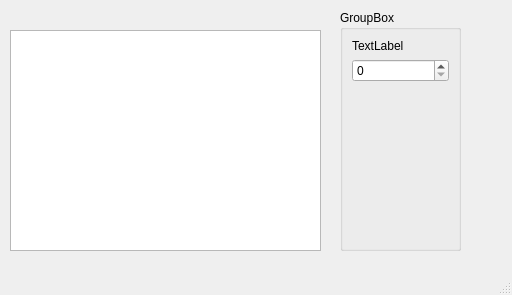
<?xml version="1.0" encoding="UTF-8"?>
<ui version="4.0">
 <class>MainWindow</class>
 <widget class="QMainWindow" name="MainWindow">
  <property name="geometry">
   <rect>
    <x>0</x>
    <y>0</y>
    <width>512</width>
    <height>295</height>
   </rect>
  </property>
  <property name="windowTitle">
   <string>MainWindow</string>
  </property>
  <widget class="QWidget" name="centralwidget">
   <widget class="QGroupBox" name="groupBox">
    <property name="geometry">
     <rect>
      <x>340</x>
      <y>10</y>
      <width>121</width>
      <height>241</height>
     </rect>
    </property>
    <property name="minimumSize">
     <size>
      <width>121</width>
      <height>241</height>
     </size>
    </property>
    <property name="title">
     <string>GroupBox</string>
    </property>
    <layout class="QVBoxLayout" name="verticalLayout">
     <item>
      <widget class="QLabel" name="label">
       <property name="text">
        <string>TextLabel</string>
       </property>
      </widget>
     </item>
     <item>
      <widget class="QSpinBox" name="spinBox"/>
     </item>
     <item>
      <spacer name="verticalSpacer">
       <property name="orientation">
        <enum>Qt::Vertical</enum>
       </property>
       <property name="sizeHint" stdset="0">
        <size>
         <width>20</width>
         <height>164</height>
        </size>
       </property>
      </spacer>
     </item>
    </layout>
   </widget>
   <widget class="QTableView" name="tableView">
    <property name="geometry">
     <rect>
      <x>10</x>
      <y>30</y>
      <width>311</width>
      <height>221</height>
     </rect>
    </property>
   </widget>
  </widget>
  <widget class="QMenuBar" name="menubar">
   <property name="geometry">
    <rect>
     <x>0</x>
     <y>0</y>
     <width>512</width>
     <height>17</height>
    </rect>
   </property>
  </widget>
  <widget class="QStatusBar" name="statusbar"/>
 </widget>
 <resources/>
 <connections/>
</ui>
